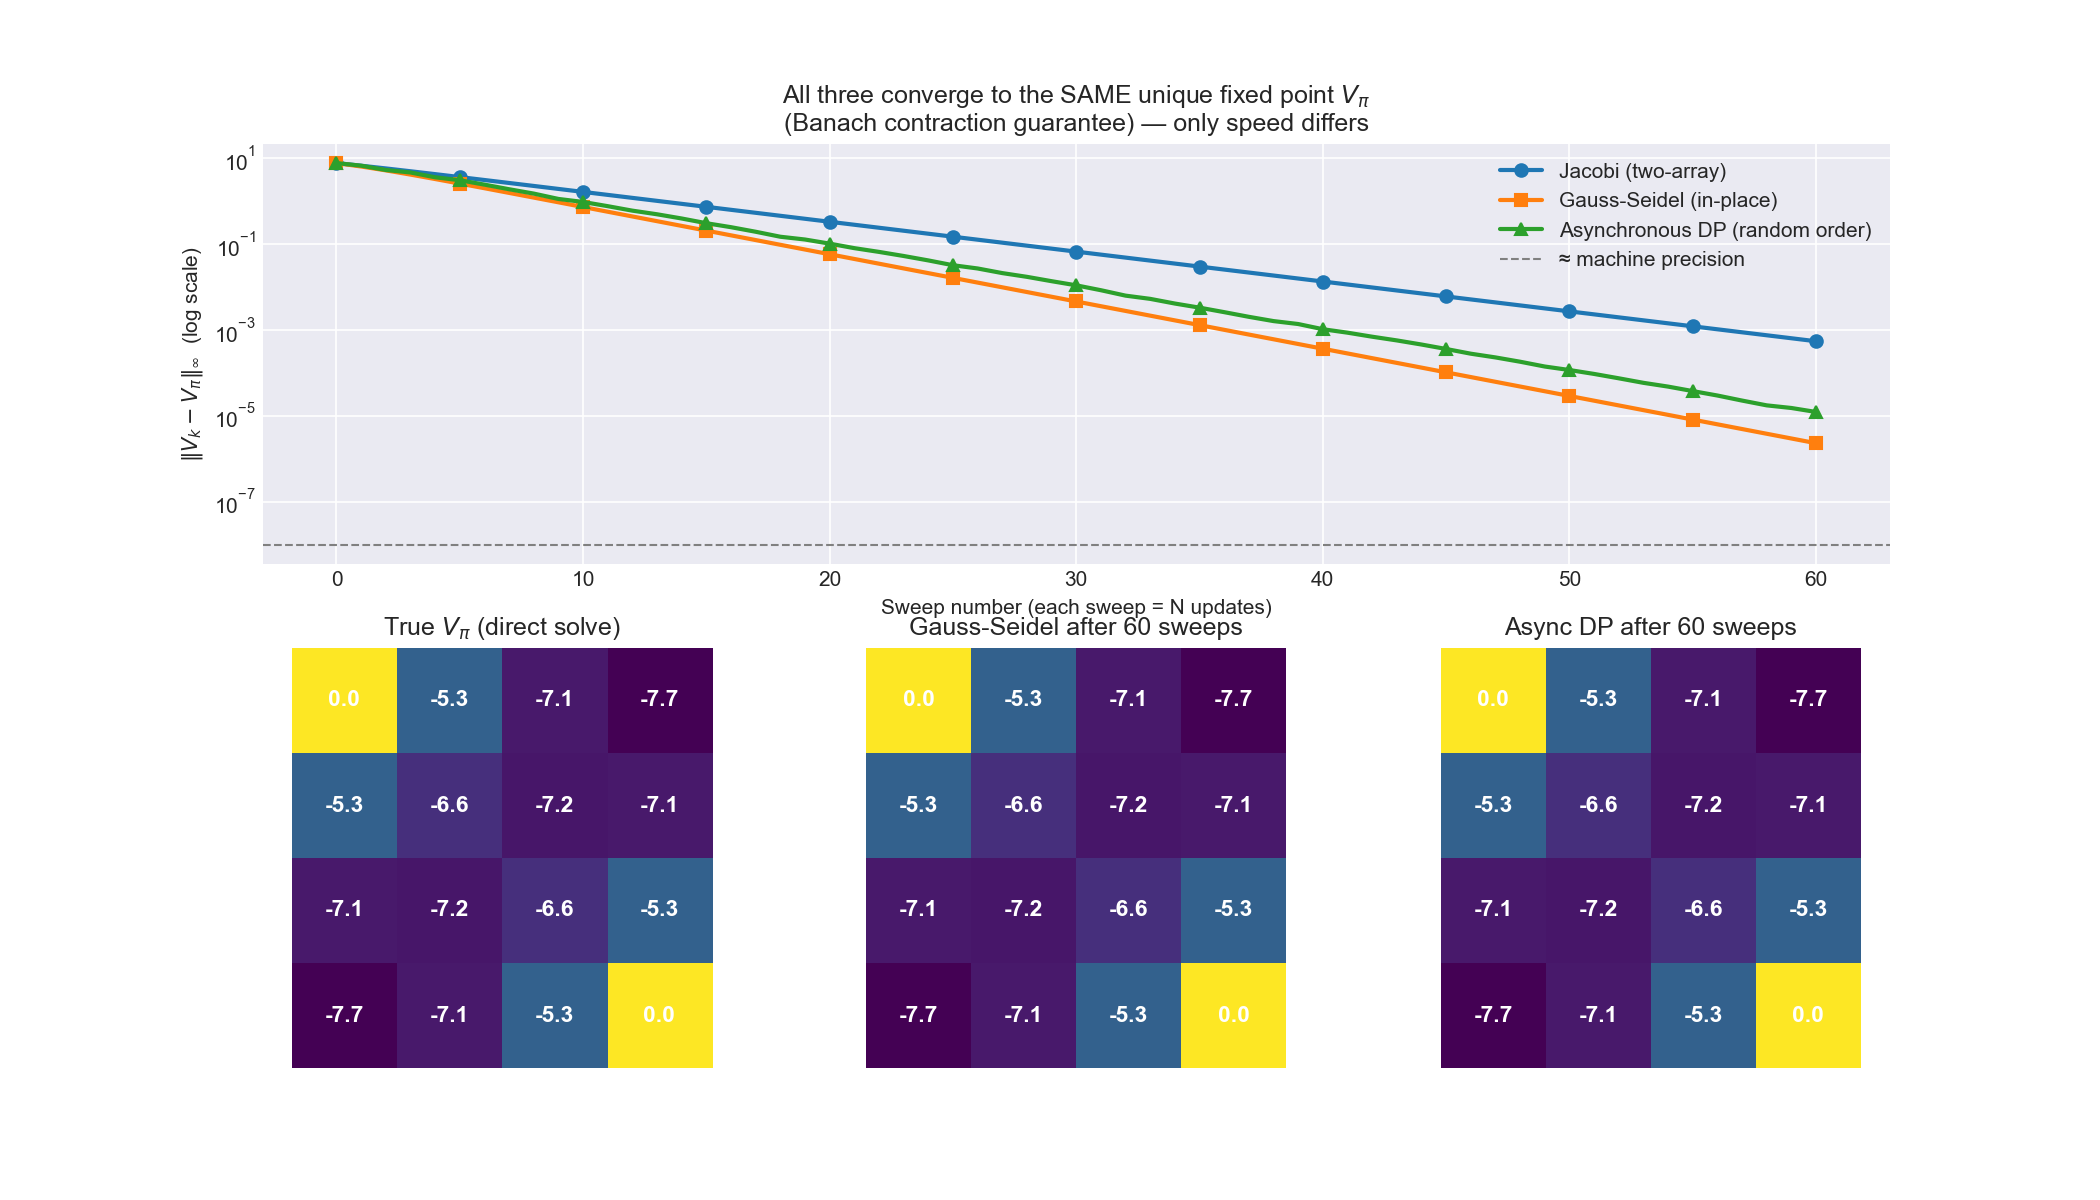

Here is the Python script that generated this plot:
"""
Compares three ways of solving the Bellman expectation equation
    
    V = R^pi + gamma * P^pi @ V

for a fixed policy pi, all of which are just different orderings of
applying the same gamma-contraction operator T^pi:

1. Jacobi-Style -> Synchronous, two array backups
2. Gauss-Seibel-style -> in-place, single-array backups (fixed sweep order)
3. Asynchronous DP -> in-place backups, RANDOM state order each sweap

All three provably converge to the unique fixed point V_pi (Banach fixed
point theorem, since ||T^pi V1 - T^pi V2||_inf <= gamma ||V1 - V2||_inf).
We verify this numerically and visualize convergence speed.

"""

import numpy as np
import matplotlib.pyplot as plt

GRID_SIZE = 4
N_STATES = GRID_SIZE * GRID_SIZE
TERMINAL_STATES = {0, N_STATES - 1}
ACTIONS = ["up", "down", "left", "right"]
GAMMA = 0.9

def step(s, a):
    if s in TERMINAL_STATES:
        return s, 0.0 # Zero rewards in the terminal states
    r, c = divmod(s, GRID_SIZE)
    if a == "up":
        r = max(r-1, 0)
    elif a == "down":
        r = min(r+1, GRID_SIZE - 1)
    elif a == "left":
        c = max(c-1, 0)
    elif a == "right":
        c = min(c+1, GRID_SIZE - 1)
    s_next = r * GRID_SIZE + c
    reward = -1.0
    return s_next, reward

def build_Ppi_Rpi(policy):
    """
    Build the state-transition matrix P^pi (n x n) and expected reward
    vector R^pi (n,) for a given stochastic policy: policy[s][a] = prob.
    """
    P = np.zeros((N_STATES, N_STATES))
    R = np.zeros(N_STATES)
    for s in range(N_STATES):
        if s in TERMINAL_STATES:
            P[s, s] = 1.0
            R[s] = 0.0
            continue
        for a in ACTIONS:
            prob_a = policy[s][a]
            s_next, r = step(s, a)
            P[s, s_next] += prob_a
            R[s] += prob_a * r
    return P, R


# Random policy -> 0.25 prob for each of the 4 actions, every state
policy = [{a: 0.25 for a in ACTIONS} for _ in range(N_STATES)]
P_pi, R_pi = build_Ppi_Rpi(policy)

A = np.eye(N_STATES) - GAMMA * P_pi
V_true = np.linalg.solve(A, R_pi)
V_true[list(TERMINAL_STATES)] = 0.0  # pin terminal values exactly

# Bellman Operator (applied to one state at a time)

def bellman_backup(s, V_read):
    """One-state Bellman expectation backup, reading successor values from V_read."""
    if s in TERMINAL_STATES:
        return 0.0
    total = 0.0
    for a in ACTIONS:
        prob_a = policy[s][a]
        s_next, r = step(s, a)
        total += prob_a * (r + GAMMA * V_read[s_next])
    return total


def sup_norm_error(V):
    return np.max(np.abs(V - V_true))


N_SWEEPS = 60

# Jacobi Implementation (two array)
def jacobi_policy_evaluation():
    V_old = np.zeros(N_STATES)
    errors = [sup_norm_error(V_old)]
    for _ in range(N_SWEEPS):
        V_new = np.zeros(N_STATES)
        for s in range(N_STATES):
            # every update reads ONLY from V_old -> no in-sweep information sharing
            V_new[s] = bellman_backup(s, V_old)
        V_old = V_new
        errors.append(sup_norm_error(V_old))
    return V_old, errors


# Gauss-Seibel implementation (Single array, in-place, fixed sweep order)
def gauss_seidel_policy_evaluation():
    V = np.zeros(N_STATES)
    errors = [sup_norm_error(V)]
    for _ in range(N_SWEEPS):
        for s in range(N_STATES):
            # reads V in-place: earlier states in this sweep are already fresh
            V[s] = bellman_backup(s, V)
        errors.append(sup_norm_error(V))
    return V, errors

# Asynchronous DP (single array, in-place, random order each sweep)
def async_policy_evaluation(seed=0):
    rng = np.random.default_rng(seed)
    V = np.zeros(N_STATES)
    errors = [sup_norm_error(V)]
    for _ in range(N_SWEEPS):
        order = rng.permutation(N_STATES)  # random order, but every state touched once/sweep
        for s in order:
            V[s] = bellman_backup(s, V)
        errors.append(sup_norm_error(V))
    return V, errors

V_jacobi, err_jacobi = jacobi_policy_evaluation()
V_gs, err_gs = gauss_seidel_policy_evaluation()
V_async, err_async = async_policy_evaluation(seed=42)

print("Max |V_jacobi - V_true| :", np.max(np.abs(V_jacobi - V_true)))
print("Max |V_gs     - V_true| :", np.max(np.abs(V_gs - V_true)))
print("Max |V_async  - V_true| :", np.max(np.abs(V_async - V_true)))


plt.style.use("seaborn-v0_8-darkgrid")
fig = plt.figure(figsize=(14, 8))

# Convergence curves + final value function heatmaps
ax1 = fig.add_subplot(2, 2, (1, 2))
sweeps = np.arange(N_SWEEPS + 1)
ax1.semilogy(sweeps, err_jacobi, label="Jacobi (two-array)", lw=2, marker="o", markevery=5)
ax1.semilogy(sweeps, err_gs, label="Gauss-Seidel (in-place)", lw=2, marker="s", markevery=5)
ax1.semilogy(sweeps, err_async, label="Asynchronous DP (random order)", lw=2, marker="^", markevery=5)
ax1.axhline(1e-8, color="gray", ls="--", lw=1, label="≈ machine precision")
ax1.set_xlabel("Sweep number (each sweep = N updates)")
ax1.set_ylabel(r"$\|V_k - V_\pi\|_\infty$  (log scale)")
ax1.set_title("All three converge to the SAME unique fixed point $V_\\pi$\n"
              "(Banach contraction guarantee) — only speed differs")
ax1.legend()

def plot_value_grid(ax, V, title):
    im = ax.imshow(V.reshape(GRID_SIZE, GRID_SIZE), cmap="viridis")
    for s in range(N_STATES):
        r, c = divmod(s, GRID_SIZE)
        ax.text(c, r, f"{V[s]:.1f}", ha="center", va="center",
                color="white", fontsize=11, fontweight="bold")
    ax.set_title(title)
    ax.set_xticks([]); ax.set_yticks([])
    return im

ax2 = fig.add_subplot(2, 3, 4)
plot_value_grid(ax2, V_true, "True $V_\\pi$ (direct solve)")

ax3 = fig.add_subplot(2, 3, 5)
plot_value_grid(ax3, V_gs, f"Gauss-Seidel after {N_SWEEPS} sweeps")

ax4 = fig.add_subplot(2, 3, 6)
plot_value_grid(ax4, V_async, f"Async DP after {N_SWEEPS} sweeps")

plt.tight_layout()
plt.savefig("policy_evaluation_contraction.png", dpi=150)
plt.show()


# Is GS always faster than async DP? => No 
# because async DP is a general framework. Fixed - order GS is literally one specific instance of async DP - the special 
# case where random order is replaced by the same deterministic order every time.
def gs_sweeps_to_converge(order, n, gamma, tol=1e-12, max_sweeps=200):
    """Run GS with a given fixed order; count sweeps until ||V-V_true|| < tol."""
    V = np.zeros(n)
    V_true = np.zeros(n)
    for s in range(n - 2, -1, -1):          # exact value: -1-gamma-...-gamma^(n-2-s)
        V_true[s] = -1 + gamma * V_true[s + 1]
    for sweep in range(1, max_sweeps + 1):
        for s in order:
            if s == n - 1:
                continue
            V[s] = -1 + gamma * V[s + 1]     # bellman_backup, in-place
        if np.max(np.abs(V - V_true)) < tol:
            return sweep
    return None  # did not converge within max_sweeps

n, gamma = 20, 0.9
forward  = list(range(n))
backward = list(range(n - 1, -1, -1))
rng = np.random.default_rng(1)
random_order = rng.permutation(n).tolist()

print("Sweeps to exact convergence:")
print("  forward :", gs_sweeps_to_converge(forward, n, gamma))
print("  backward:", gs_sweeps_to_converge(backward, n, gamma))
print("  random  :", gs_sweeps_to_converge(random_order, n, gamma))
